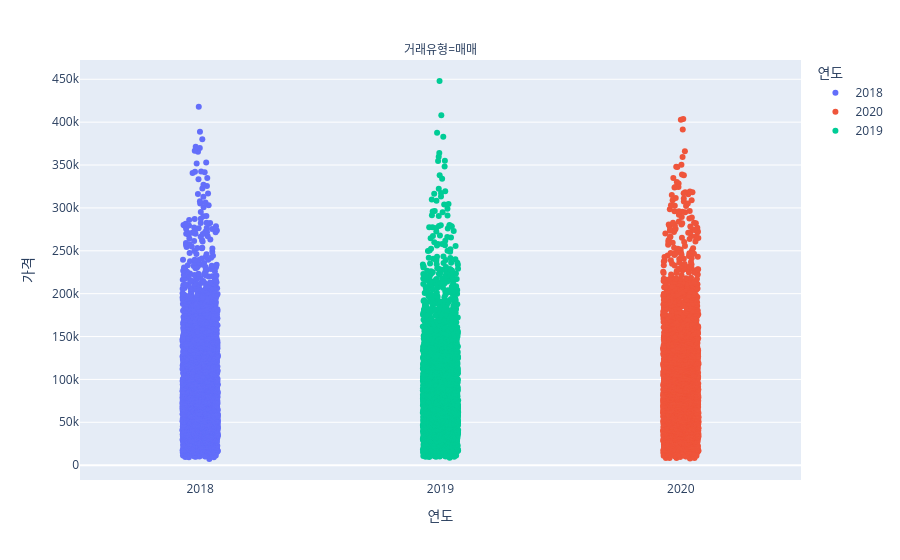

The cell this chart's notebook holds for it:
### Code cell
## 매매
fig = px.strip(buy_1, x='연도', y='가격', color='연도', facet_col='거래유형')
fig.show()

### Figure 1 — Plotly figure (JSON) as saved in the notebook; plotly's stock layout.template omitted (floating-point values rounded to 4 significant figures; data arrays with more than 128 entries replaced by an {"elided": "..."} marker saying what was removed)
{"data": [{"alignmentgroup": "True", "boxpoints": "all", "fillcolor": "rgba(255,255,255,0)", "hoveron": "points", "hovertemplate": "연도=%{x}<br>거래유형=매매<br>가격=%{y}<extra></extra>", "legendgroup": "2018", "line": {"color": "rgba(255,255,255,0)"}, "marker": {"color": "#636efa"}, "name": "2018", "offsetgroup": "2018", "orientation": "v", "pointpos": 0, "showlegend": true, "type": "box", "x": {"elided": "3523 int values"}, "x0": " ", "xaxis": "x", "y": {"elided": "3523 float values"}, "y0": " ", "yaxis": "y"}, {"alignmentgroup": "True", "boxpoints": "all", "fillcolor": "rgba(255,255,255,0)", "hoveron": "points", "hovertemplate": "연도=%{x}<br>거래유형=매매<br>가격=%{y}<extra></extra>", "legendgroup": "2020", "line": {"color": "rgba(255,255,255,0)"}, "marker": {"color": "#EF553B"}, "name": "2020", "offsetgroup": "2020", "orientation": "v", "pointpos": 0, "showlegend": true, "type": "box", "x": {"elided": "3663 int values"}, "x0": " ", "xaxis": "x", "y": {"elided": "3663 float values"}, "y0": " ", "yaxis": "y"}, {"alignmentgroup": "True", "boxpoints": "all", "fillcolor": "rgba(255,255,255,0)", "hoveron": "points", "hovertemplate": "연도=%{x}<br>거래유형=매매<br>가격=%{y}<extra></extra>", "legendgroup": "2019", "line": {"color": "rgba(255,255,255,0)"}, "marker": {"color": "#00cc96"}, "name": "2019", "offsetgroup": "2019", "orientation": "v", "pointpos": 0, "showlegend": true, "type": "box", "x": {"elided": "2814 int values"}, "x0": " ", "xaxis": "x", "y": {"elided": "2814 float values"}, "y0": " ", "yaxis": "y"}], "layout": {"annotations": [{"font": {}, "showarrow": false, "text": "거래유형=매매", "x": 0.5, "xanchor": "center", "xref": "paper", "y": 1.0, "yanchor": "bottom", "yref": "paper"}], "boxmode": "overlay", "legend": {"title": {"text": "연도"}, "tracegroupgap": 0}, "margin": {"t": 60}, "xaxis": {"anchor": "y", "categoryarray": [2018, 2020, 2019], "categoryorder": "array", "domain": [0.0, 1.0], "title": {"text": "연도"}}, "yaxis": {"anchor": "x", "domain": [0.0, 1.0], "title": {"text": "가격"}}}}
